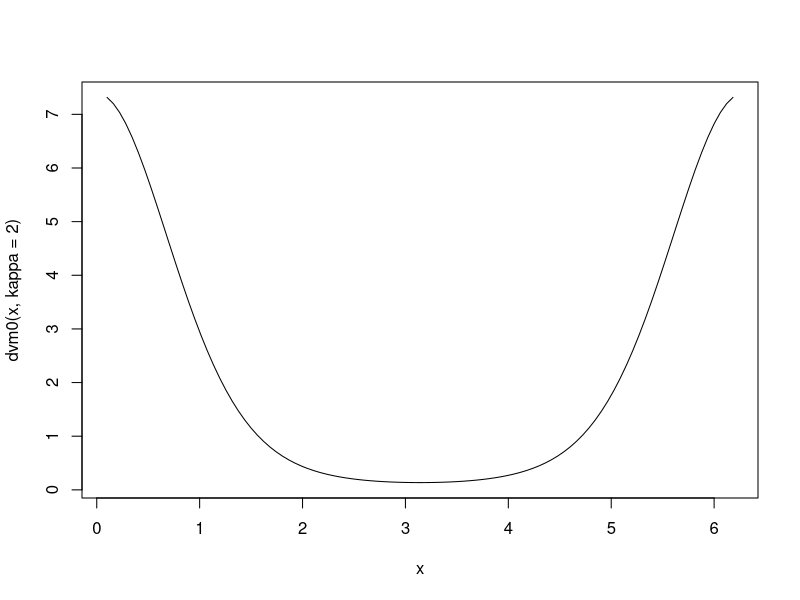
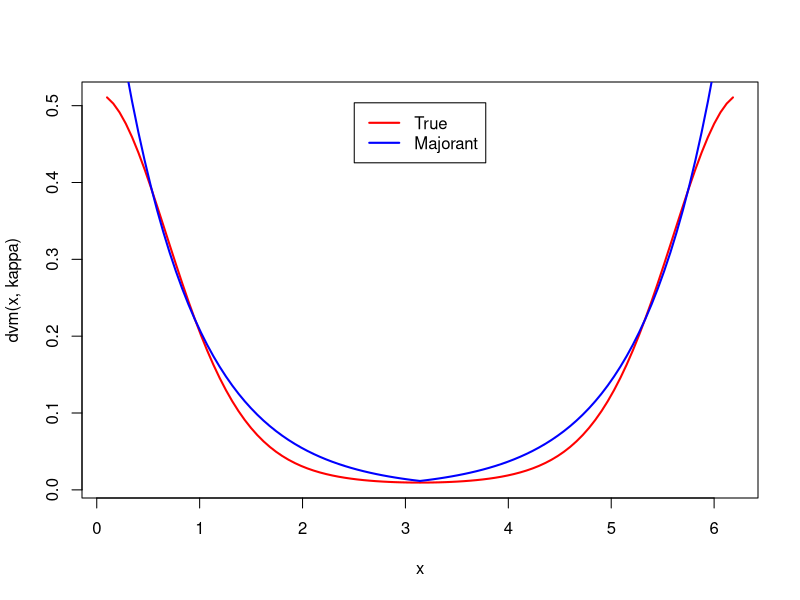
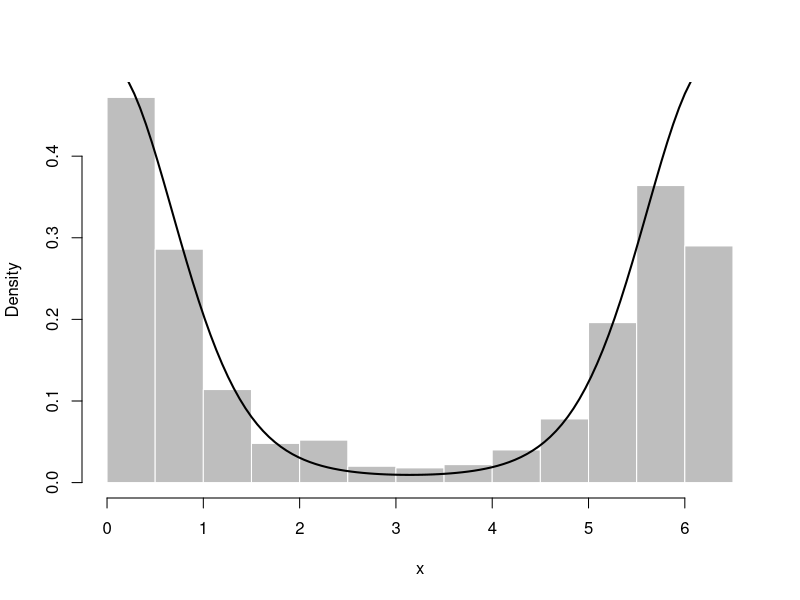

These charts were generated, in order, by the following R code:

##---------------------------------------------------------------------------##
## Stat 591                                                                  ##
## Author: Ryan Martin (rgmartin@uic.edu)                                    ##
## R code for accept-reject sampling from a von Mises distribution           ##
## See Lange (2010), Chapter 22.5, in particular, Exercise 22.17             ##
##---------------------------------------------------------------------------##

# A bisection routine to be called in rvm()

bisection <- function (f, a, b, eps=1e-08, maxiter=1000, verbose=FALSE, ...) {

  x <- (a + b) / 2
  t <- 0
  if(verbose) cat("\n")
  
  repeat {

    t <- t + 1
    if(f(a, ...) * f(x, ...) <= 0) b <- x else a <- x
    x.new <- (a + b) / 2
    if(verbose) cat("[", t, "]", x.new, f(x.new, ...), "\n")
    if(abs(x.new - x) < eps | t >= maxiter) {

      if(t >= maxiter) warning("Maximum number of iterations reached!")
      break

    }
    x <- x.new

  }
  if(verbose) cat("\n")
  out <- list(solution=x.new, value=f(x.new, ...), iter=t)
  return(out)

}

# von-Mises distribution density function (normalized and unnormalized)

dvm <- function(x, kappa=1) {

  if(kappa < 0) stop("kappa must be non-negative!")
  d <- exp(kappa * cos(x)) * ifelse(x > 0 & x < 2 * pi, 1, 0) / (2 * pi * besselI(kappa, 0))
  return(d)

}

dvm0 <- function(x, kappa=1) {

  if(kappa < 0) stop("kappa must be non-negative!")
  d <- exp(kappa * cos(x)) * ifelse(x > 0 & x < 2 * pi, 1, 0) # / (2 * pi * besselI(kappa, 0))
  return(d)

}


# Visualize the distribution to be sampled from

curve(dvm0(x, kappa=2), xlim=c(0.1, 2 * pi - 0.1))


# Function to sample from von-Mises distribution using acceptance-rejection method.
# The goal is to use a pair of opposite oriented exponential densities as majorants.
# Most of the code is devoted to choosing the "best" exponential majorants.  

rvm <- function(n, kappa=1, pic=FALSE) {

  if(kappa < 0) stop("kappa must be non-negative!")
  g <- function(x) kappa * x * sin(x) - 1
  x.left <- bisection(f=g, a=0, b=pi)$solution
  x.right <- 2 * pi - x.left
  lambda <- kappa * sin(x.left)
  k <- exp(kappa * (x.left * cos(x.left) + sin(x.left))) / (2 * pi * kappa * sin(x.left) * besselI(kappa, 0))
  maj <- function(x) {

    out <- k * lambda * exp(-lambda * ifelse(x < pi, x, 2 * pi - x))
    return(out)

  }
  if(pic) {

    curve(dvm(x, kappa), xlim=c(0.1, 2*pi-0.1), lwd=2, col="red")
    curve(maj(x), add=TRUE, lwd=2, col="blue")
    legend(x="top", inset=0.05, lwd=2, col=c("red", "blue"), c("True", "Majorant"))

  }
  r <- function(x) dvm0(x, kappa) / maj(x)
  nsamp <- 0
  count <- 0
  X <- rep(NA, n)
  while(nsamp < n) {

    count <- count + 1
    x <- rexp(1, rate=lambda)
    if(runif(1) <= r(x)) {

      nsamp <- nsamp + 1
      X[nsamp] <- ifelse(runif(1) <= 0.5, x, 2 * pi - x)

    }

  }
  AcceptRate <- n / count
  print(cbind(x.left=x.left, lambda=lambda, k=k, AcceptRate=AcceptRate))
  return(X)

}


# Example

vm.out <- rvm(n=1000, kappa=2, pic=TRUE)
hist(vm.out, breaks=20, freq=FALSE, xlab="x", col="gray", border="white", main="")
curve(dvm(x, kappa=2), xlim=c(0.1, 2 * pi - 0.1), add=TRUE, lwd=2)
